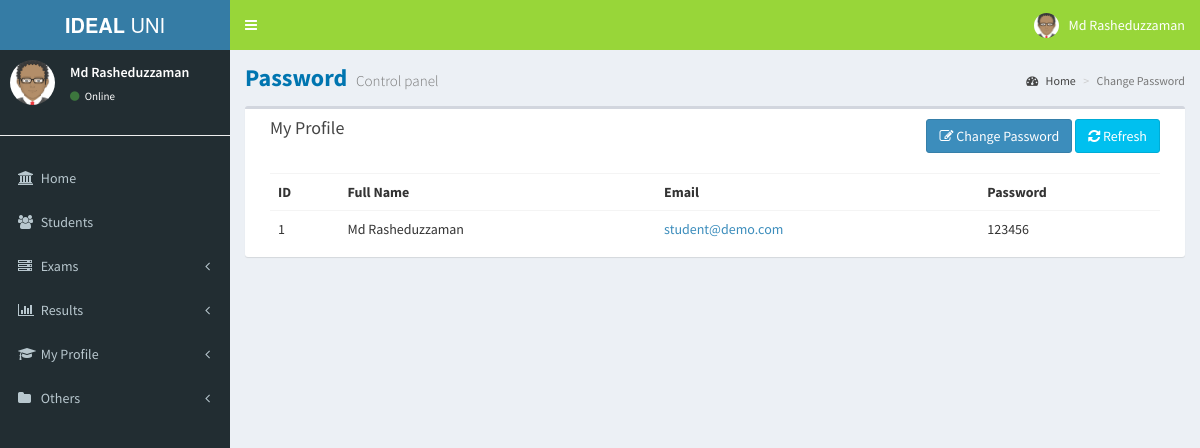
/changePassword.php (signed in), run on the app's committed database.
### tables this page shows
CREATE TABLE `teacher` (
  `id` int(11) NOT NULL,
  `name` varchar(200) NOT NULL,
  `degree` text NOT NULL,
  `designation` varchar(200) NOT NULL,
  `email` varchar(200) NOT NULL,
  `password` varchar(200) NOT NULL,
  `gender` varchar(200) NOT NULL,
  `joindate` date NOT NULL,
  `address` text NOT NULL,
  `phone` varchar(200) NOT NULL,
  `subject` varchar(200) NOT NULL,
  `datetime` datetime NOT NULL
);

### config.php (called while the page is built, shortened)
<?php
if (isset($_SESSION['LOGIN_NAME'])) {
    $LOGIN_ID = $_SESSION['LOGIN_ID'];
    $LOGIN_TYPE = $_SESSION['LOGIN_TYPE'];
} else {
    header("Location:login.php");
}
?>

### changePassword.php (the view, shortened to what this page needs)
<?php
$loginid = 1;
include("header.php");
include("leftsidebar.php");
?>
<div class="content-wrapper">
    <section class="content-header">
        <h1>
            Password
            <small>Control panel</small>
        </h1>
        <ol class="breadcrumb">
            <li><a href="#"><i class="fa fa-dashboard"></i> Home</a></li>
            <li class="active">Change Password</li>
        </ol>
    </section>
    <section class="content">
        <div class="box col-xs-12">
            <div class="box-header">
                <h3 class="box-title ng-binding">My Profile</h3>
                <span class="pull-right">
                    <a href="changePassword.php?changePassword=yes&loginid=<?=$loginid;?>" class="btn btn-primary">    <i class="fa fa-edit"></i> Change Password</a>
                   <a href="changePassword.php" class="btn btn-info">  <i class="fa fa-refresh"></i>  Refresh</a> </span>
            </div>
            <div class="box-body table-responsive">
                <table class="table table-hover">
                    <tbody><tr>
                            <th class="ng-binding">ID</th>
                            <th class="ng-binding">Full Name</th>
                            <th class="ng-binding">Email</th>
                            <th class="ng-binding">Password</th>
                        </tr>
                        <?php
                        $sql = "SELECT * FROM $LOGIN_TYPE where id=$LOGIN_ID";
                        $result = $conn->query($sql);
                        if ($result->num_rows > 0) {
                            while ($row = $result->fetch_assoc()) {
                                ?>
                                <tr  >
                                    <td class="ng-binding"><?= $row["id"]; ?></td>
                                    <td class="ng-binding"><?= $row["name"]; ?></td>
                                    <td class="ng-binding"> <a href="changePassword.php?view=yes&id=<?=$row['id'];?>"> <?= $row["email"]; ?> </a></td>
                                    <td class="ng-binding"><?= $row["password"]; ?></td>
                                </tr>
                                <?php
                            }
                        } else {
                            echo ' <tr   class="ng-hide"><td class="noTableData ng-binding" colspan="5">No Subject</td></tr>';
                        }
                        ?>
                    </tbody></table>
            </div>
        </div>
    </section>
</div>
<?php
include("footer.php");
?>

### data on the page
teacher: id "1", name "Md Rasheduzzaman", email "student@demo.com", password "123456"

### other printed values
$LOGIN_NAME "Md Rasheduzzaman"
